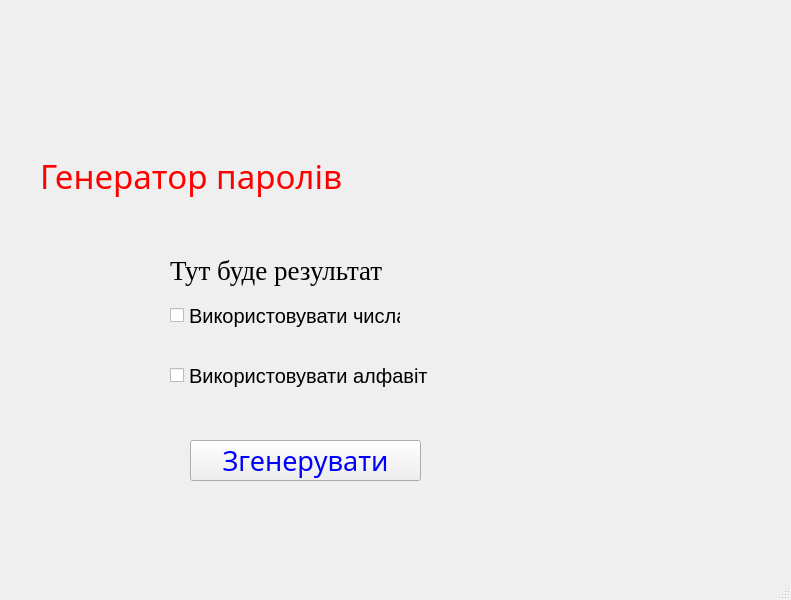
<?xml version="1.0" encoding="UTF-8"?>
<ui version="4.0">
 <class>MainWindow</class>
 <widget class="QMainWindow" name="MainWindow">
  <property name="geometry">
   <rect>
    <x>0</x>
    <y>0</y>
    <width>791</width>
    <height>600</height>
   </rect>
  </property>
  <property name="font">
   <font>
    <family>MS UI Gothic</family>
   </font>
  </property>
  <property name="windowTitle">
   <string>MainWindow</string>
  </property>
  <property name="styleSheet">
   <string notr="true">background-color #f7e9c3:</string>
  </property>
  <widget class="QWidget" name="centralwidget">
   <widget class="QCheckBox" name="checkBox">
    <property name="geometry">
     <rect>
      <x>170</x>
      <y>270</y>
      <width>231</width>
      <height>91</height>
     </rect>
    </property>
    <property name="maximumSize">
     <size>
      <width>231</width>
      <height>91</height>
     </size>
    </property>
    <property name="font">
     <font>
      <pointsize>15</pointsize>
     </font>
    </property>
    <property name="text">
     <string>Використовувати числа</string>
    </property>
   </widget>
   <widget class="QCheckBox" name="checkBox_2">
    <property name="geometry">
     <rect>
      <x>170</x>
      <y>330</y>
      <width>351</width>
      <height>91</height>
     </rect>
    </property>
    <property name="font">
     <font>
      <pointsize>15</pointsize>
     </font>
    </property>
    <property name="text">
     <string>Використовувати алфавіт</string>
    </property>
   </widget>
   <widget class="QLabel" name="label">
    <property name="geometry">
     <rect>
      <x>40</x>
      <y>120</y>
      <width>521</width>
      <height>111</height>
     </rect>
    </property>
    <property name="font">
     <font>
      <family>GulimChe</family>
      <pointsize>25</pointsize>
     </font>
    </property>
    <property name="styleSheet">
     <string notr="true">color : red;</string>
    </property>
    <property name="text">
     <string>Генератор паролів</string>
    </property>
   </widget>
   <widget class="QLabel" name="label_2">
    <property name="geometry">
     <rect>
      <x>170</x>
      <y>250</y>
      <width>291</width>
      <height>41</height>
     </rect>
    </property>
    <property name="font">
     <font>
      <family>Georgia</family>
      <pointsize>20</pointsize>
     </font>
    </property>
    <property name="text">
     <string>Тут буде результат</string>
    </property>
   </widget>
   <widget class="QPushButton" name="pushButton">
    <property name="geometry">
     <rect>
      <x>190</x>
      <y>440</y>
      <width>231</width>
      <height>41</height>
     </rect>
    </property>
    <property name="font">
     <font>
      <family>Gungsuh</family>
      <pointsize>20</pointsize>
     </font>
    </property>
    <property name="styleSheet">
     <string notr="true">color : blue;</string>
    </property>
    <property name="text">
     <string>Згенерувати</string>
    </property>
   </widget>
  </widget>
  <widget class="QMenuBar" name="menubar">
   <property name="geometry">
    <rect>
     <x>0</x>
     <y>0</y>
     <width>791</width>
     <height>21</height>
    </rect>
   </property>
  </widget>
  <widget class="QStatusBar" name="statusbar"/>
 </widget>
 <resources/>
 <connections/>
</ui>
